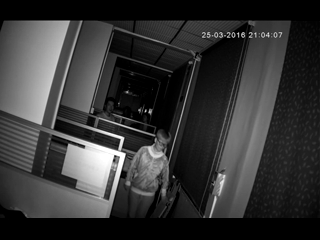
#> input picture frame 105 of data/Normal_Videos_010_x264.mp4, 320 x 240 px
$ python test_opencv.py
#> lines starting #> are read from the running program, lines starting #| are printed output that depends on the picture
# src/test_opencv.py

import cv2

# Path to the sample video file (make sure to place a sample video in the data/ folder)
video_path = r"data\Normal_Videos_010_x264.mp4"

# Open the video file
cap = cv2.VideoCapture(video_path)

if not cap.isOpened():
    print("Error: Could not open video.")
    exit()

print("Processing video... Press 'q' to quit.")

while True:
    ret, frame = cap.read()
#> frame is the input picture: shape (240, 320, 3); min 0, max 255, mean 52.5
    if not ret:
        break

    # Resize frame to 224x224
    resized_frame = cv2.resize(frame, (224, 224))
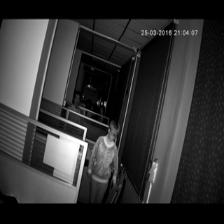
#> resized_frame: shape (224, 224, 3); min 0, max 255, mean 52.4

    # Display the frame
    cv2.imshow("Resized Frame", resized_frame)

    # Exit when 'q' is pressed
    if cv2.waitKey(25) & 0xFF == ord('q'):
#> (key q is pressed here)
        break

cap.release()
cv2.destroyAllWindows()
print("Video processing complete.")

$ run again, starting later in the video
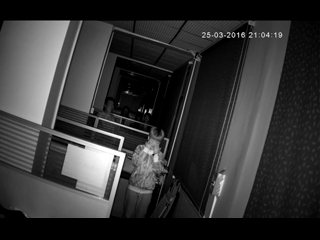
#> input picture frame 473 of data/Normal_Videos_010_x264.mp4, 320 x 240 px
#> frame is the input picture: shape (240, 320, 3); min 0, max 255, mean 52.3
#> `resized_frame = cv2.resize(frame, (224, 224))`:
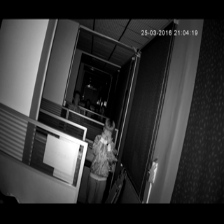
#> resized_frame: shape (224, 224, 3); min 0, max 255, mean 52.2

$ run again, starting later in the video
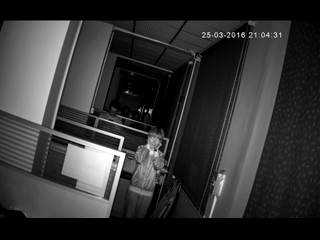
#> input picture frame 842 of data/Normal_Videos_010_x264.mp4, 320 x 240 px
#> frame is the input picture: shape (240, 320, 3); min 0, max 255, mean 52.2
#> `resized_frame = cv2.resize(frame, (224, 224))`:
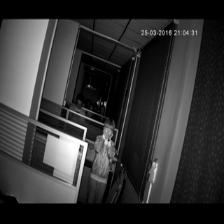
#> resized_frame: shape (224, 224, 3); min 0, max 255, mean 52.1
